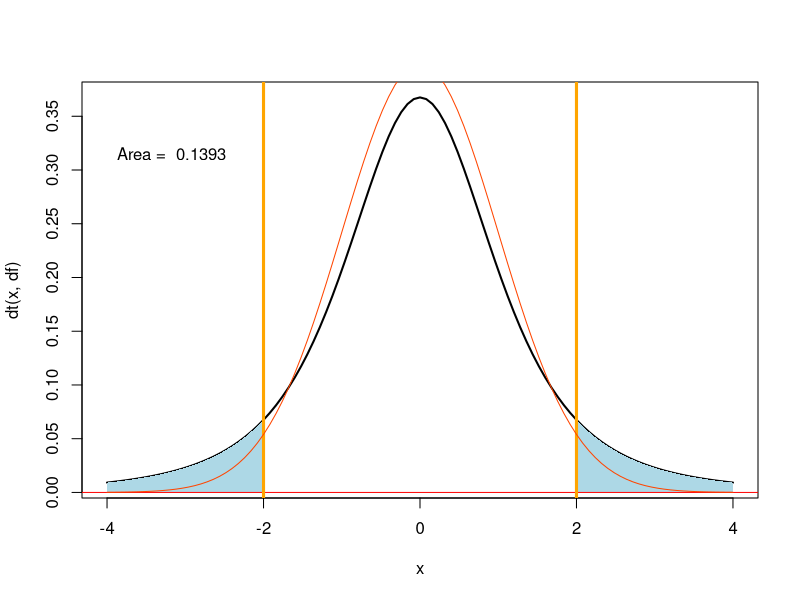
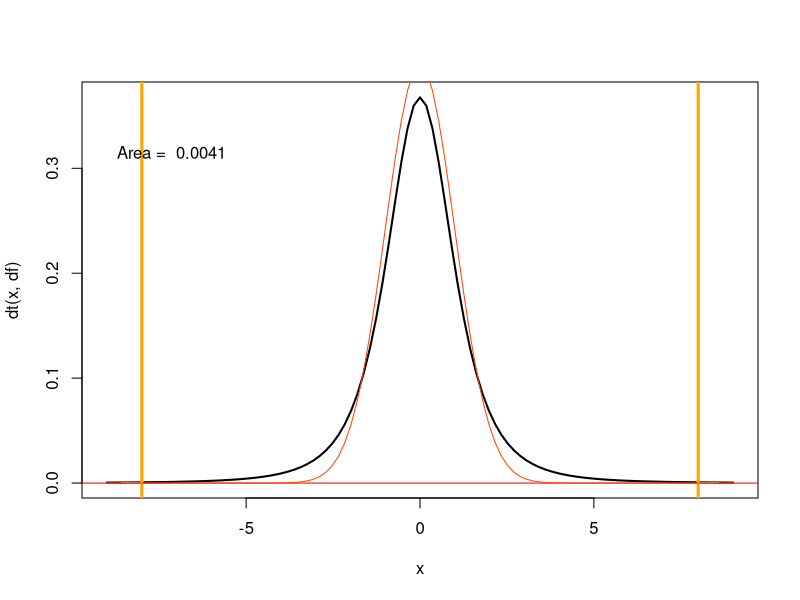
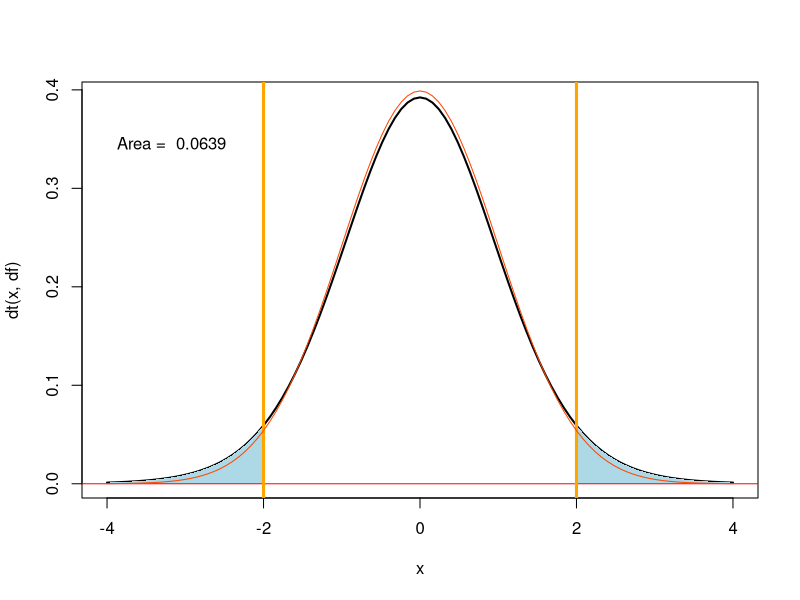
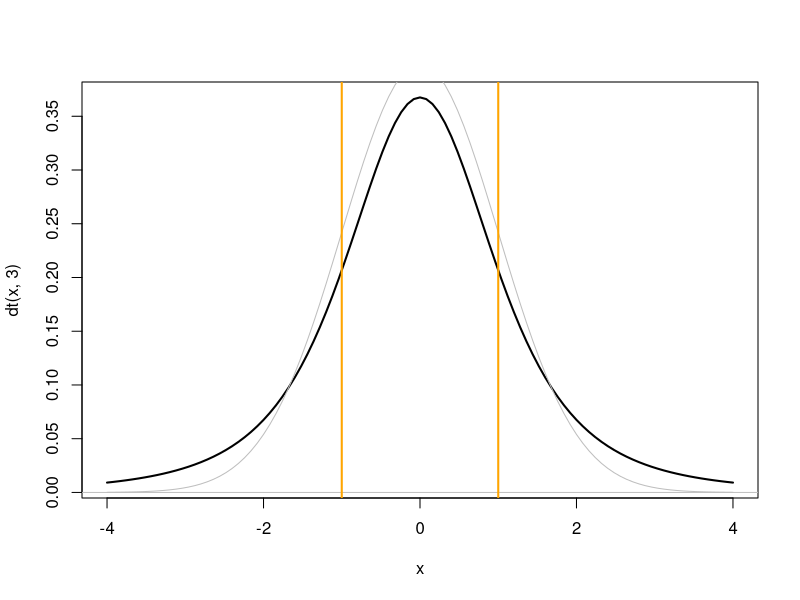

The R script that drew these images, in order: (Note: this script raises an error after producing the figures.)
# Wk 4


# Confidence -> Inside
# Significance -> Outside

# Set up the function:
tprob <- function(t=1, df=3, show.normal=TRUE, xlim=c(-4,4)){
  curve(dt(x, df), from=xlim[1], to=xlim[2], lwd=2)
  xlo = seq(xlim[1], -abs(t), length.out=100)
  xhi = seq(abs(t), xlim[2], length.out=100)
  polygon(c(xlo[1],xlo,xlo[100]), c(0,dt(xlo,df),0), col="lightblue", border=NA)
  polygon(c(xhi[1],xhi,xhi[100]), c(0,dt(xhi,df),0), col="lightblue", border=NA)  
  abline(h=0, v=c(-abs(t),abs(t)), col=c("red","orange","orange"), lwd=c(1,3,3))
  text(xlo[1], dt(.5,df), paste("Area = ", round(pt(-abs(t), df)*2,4)), pos=4)
  if(show.normal){
    curve(dnorm(x), add=TRUE, col="orangered")
  }
}

# Use the function
tprob(t=-2)
tprob(t=-8, xlim=c(-9,9))
tprob(t=-2, df=15)

curve(dt(x, 3), from=-4, to=4, lwd=2)
curve(dnorm(x), add=TRUE, col="gray")
abline(h=0, v=c(-1,1), col=c("gray","orange","orange"), lwd=c(1,2,2))

pt(-1, 3)*2 #gives the area more extreme than t=-1 for t-dist with 3 df.

# qt doesn't take a confidence, take's percentile. One tailed.

?pt
pt(qt(0.975,48),48)
qt(pt(0.975,48),48)

t = (-17.5761 -0)/6.758
# bc again it takes percentile. Look to see if it's a
# probability of t (pt) - percentile
# need to double two tailed
pt(-abs(t),)

pt(.095,13)

# quantile
# qt returns two values here, .025 is - and .975 is positive
3.9324 + qt(c(0.025,0.975),48)*.4155
# -> 3.096981 4.767819